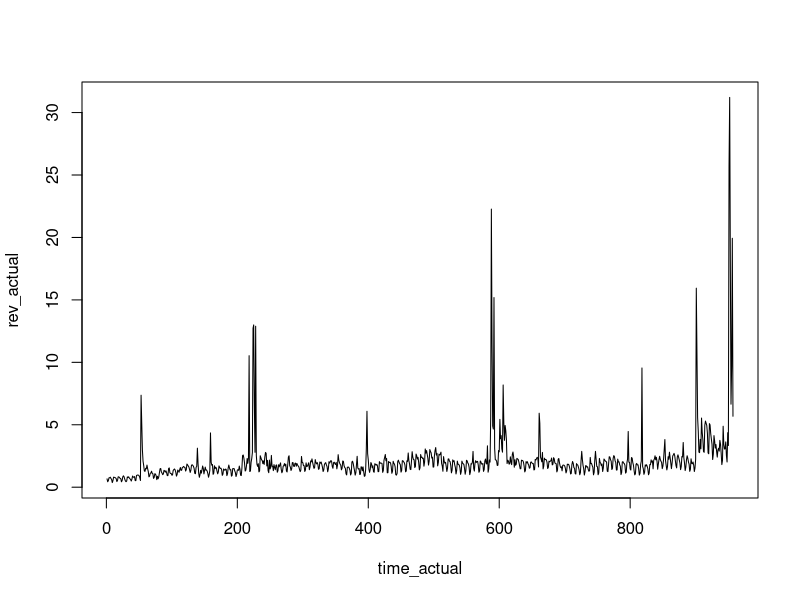
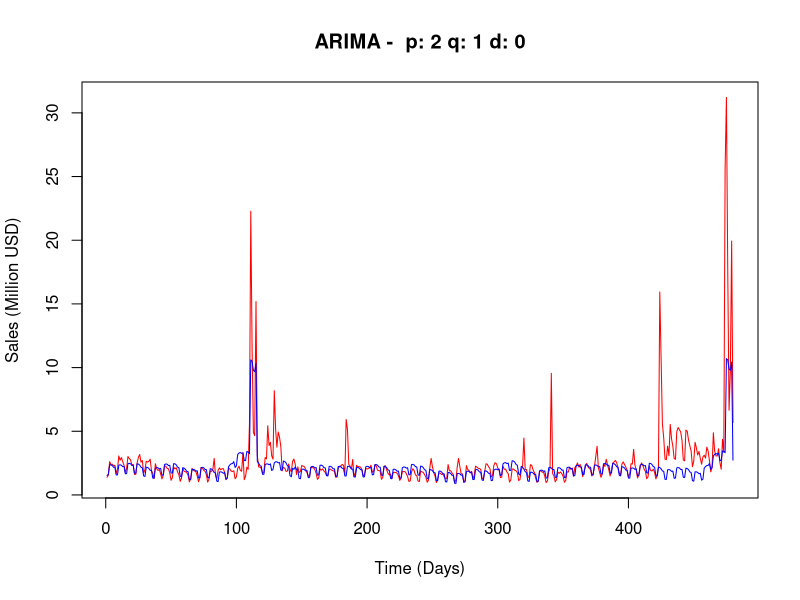
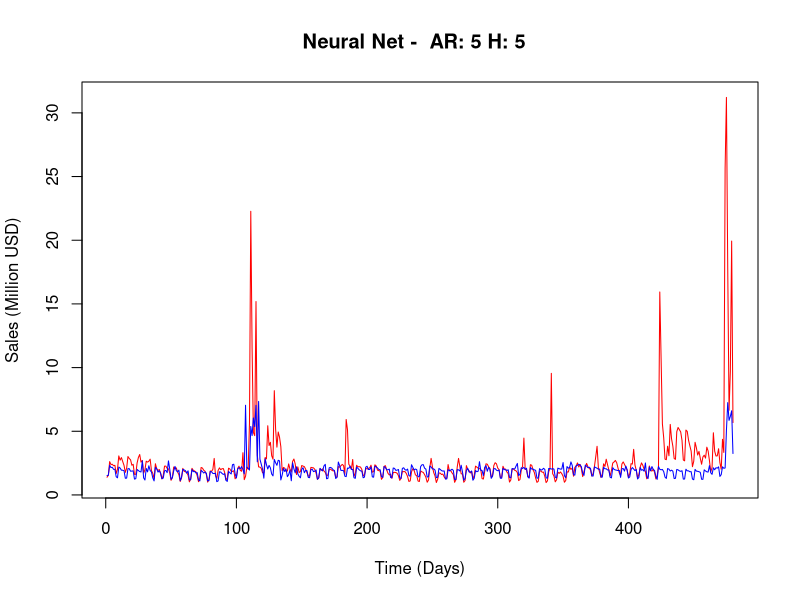
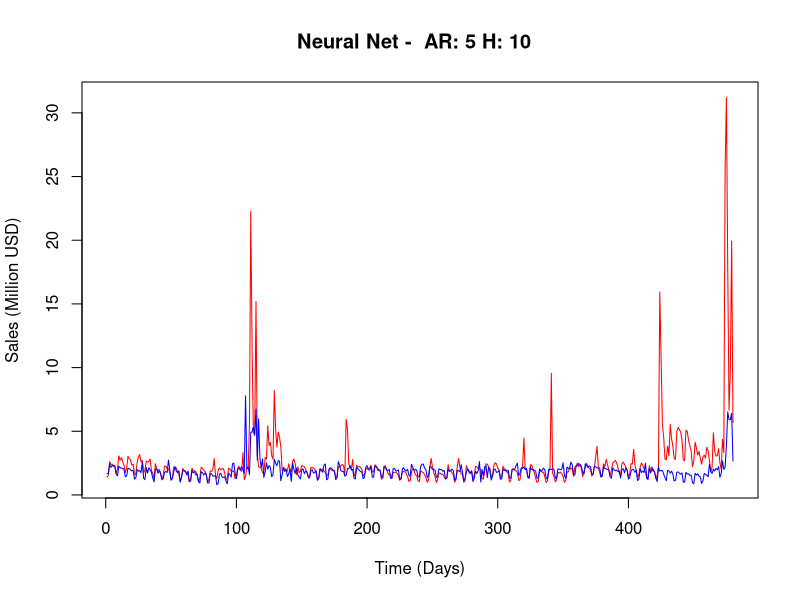

The R script that drew these images, in order: (Note: a time limit stopped this script after it produced the figures.)
require(forecast) # R. Hyndman's forecast: ARIMA, ETS, AR-NN
require(timeDate) # Handles dates and holidays
require(caret)    # Neural nets

# Helper functions
#####################################################################################

# compute_error
# Returns the average percent deviation in the predicted time series
compute_error <- function(pred, data, start, end){
  diff <- pred - data[start:end]
  error <- 100*mean(abs(diff/data[start:end]))
  return(error)
}

# plot_pred
# Plots the predicted values of the time series (pred) v. the actual (data).
# p1, p2, p3 are model parameters that may go into the plot title.
plot_pred <- function(pred, data, start, end, title, p1_name, p1, p2_name, p2, p3_name, p3){
  n <- end - start + 1
  plot(1:n, data[start:end], type="l", col="red", 
       main=paste(title, p1_name, p1, p2_name, p2, p3_name, p3, sep=" "),
       xlab="Time (Days)", ylab="Sales (Million USD)")
  lines(1:n, pred, type="l", col="blue")
}

# rank_reduce
# Uses singular value decomposition to reduce the rank of the data to the
# number of leading components given by num_comp.
rank_reduce <- function(data, num_comp){
  rr <- svd(data, nu=num_comp, nv=num_comp)
  data <- rr$u %*% diag(rr$d[1:num_comp]) %*% t(rr$v)
  return(data.frame(data))
}

# Main Code
#####################################################################################

data <- read.csv("file.csv", header=TRUE)
end <- length(data[,1]) # index of last data point

ar_vals <- seq(5,30,5) # auto-regression values to try in neural net
hl_vals <- seq(5,30,5) # number of hidden layer nodes to try in neural net
tr_vals <- seq(0.5,0.8,0.2) # percent of data to use for training
# note: iterative forecasting in the neural net fails if number of points in training
# set is not at least 365 plus the order of autoregression 
ann_error <- array(0, dim=c(length(ar_vals), length(hl_vals), length(tr_vals))) # ANN errors
arima_error <- rep(0,length(tr_vals)) # ARIMA errors for comparison

kc <- 0
for(k in tr_vals){
  kc <- kc+1 # index for training set size
  
  start <- floor(tr_vals[kc]*end) # Use this fraction of samples for training
  num_pred <- end - start + 1 # Number of elements to be predicted
  
  time <- seq(1,start-1)
  rev <- as.numeric(gsub( "[$,]", "", as.character(data[time,2])))/1e6
  time_actual <- seq(1:end)
  rev_actual <- as.numeric(gsub( "[$,]", "", as.character(data[,2])))/1e6
  plot(time_actual, rev_actual, type="l") # plot actual revenue
  
  thanksgiving <- rep(0,end)
  christmas <- rep(0,end)
  year <- rep(0,end)
  
  # assemble dummy variables for special days to serve as regressors
  # this helps catch unusual spikes on those days
  for(i in 1:end){
    date <- as.Date(data[i,1],format="%m/%d/%Y")
    year[i] <- as.numeric(format(date, "%Y"))
    thgv <- holiday(as.numeric(format(date, "%Y")), Holiday="USThanksgivingDay")
    xmas <- holiday(as.numeric(format(date, "%Y")), Holiday="USChristmasDay")
    if(as.numeric(date) == as.numeric(thgv)){
      thanksgiving[i:(i+4)] <- 1
    }
    if(as.numeric(date) == as.numeric(xmas)){
      christmas[(i-10):(i+5)] <- 1
    }
  }
  
  special_days <- cbind(thanksgiving, christmas)
  
  # forecast auto.arima: ARIMA with multi-seasonality using Fourier components
  #####################################################################################
  
  # auto.arima
  # See R. Hyndman's "Forecasting: principles and practice" and forecast package.
  # AR, I, and MA orders are determined using the Akaike information critertion.
  # Fourier components are used for multiple seasonality and dummy vectors
  # are used as regressors for special days.
  x <- msts(rev,seasonal.periods=c(7,365))
  z <- fourier(x, K=c(3,15))
  zf <- fourierf(x, K=c(3,15), h=num_pred)
  fit <- auto.arima(x, xreg=cbind(z,special_days[1:(start-1),]), seasonal=FALSE)
  pred <- forecast(fit, xreg=cbind(zf,special_days[start:end,]), h=num_pred)
  plot_pred(pred$mean, rev_actual, start, end, "ARIMA - ",
            "p:", pred$model$arma[1], "q:", pred$model$arma[2], "d:", pred$model$arma[3])
  error <- compute_error(pred$mean, rev_actual, start, end)
  arima_error[kc] <- error
  print("ARIMA")
  print(paste("Total MSE:", error, sep=" "))
  cat("\n")
  
  # caret avvNNet: Neural net with STL decomposition and multi-seasonality
  #####################################################################################
  
  # ann_iterative
  # Computes time series prediction using a neural net object for any time horizon
  # by iteratively forecasting out one time step and using the prediction as
  # an autoregression input for the next time step.
  ann_iterative <- function(ann, num_ar, num_min, df, df_new, num_pred){
    fc <- matrix(-1, 1, num_pred+num_min)
    for(i in 1:num_min){
      fc[i] <- df[length(df[,1])-num_min-1+i,1]
    }
    for(i in (num_min+1):(num_pred+num_min)){
      if(i > 365){
        reg_new <- data.frame(cbind(1, matrix(fc[1,(i-num_ar):(i-1)], nrow=1),
                                    fc[i-7], fc[i-365],
                                    matrix(df_new[i-num_min,], nrow=1)))
      }else{
        reg_new <- data.frame(cbind(1, matrix(fc[1,(i-num_ar):(i-1)], nrow=1),
                                    fc[i-7], df[length(df[,1])-365+i-num_min-1,1],
                                    matrix(df_new[i-num_min,], nrow=1)))
      }
      fc[i] <- predict(ann, reg_new, type=c("raw"))
    }
    return(fc[1,-(1:num_min)])
  }
  
  # ff_ann
  # Forecasts time series using caret's avNNet, which averages for several
  # 2-layer feed-forward nets with random initializations. Uses STL decomposition
  # to remove patterns on the weekly and annual scales and can also rank reduce the
  # data using SVD if desired. Autoregression values are the main input with
  # dummy vectors for special days serving as additional regressors.
  ff_ann <- function(num_ar, num_hidden){
    rev_ts <- ts(rev, frequency=7)
    rev_stl <- stl(rev_ts, s.window="period")
    stl_weekly <- rev_stl$time.series[,1] # seasonal component
    rev_ns <- rev_stl$time.series[,2] + rev_stl$time.series[,3] # trend and noise components
    if(num_ar > 7){
      num_min <- num_ar # start point of training data set to autoregression order
      t <- matrix(0,start-1-num_ar,num_ar)
      for(i in 1:num_ar){
        t[,i] <- rev_ns[(num_ar-i+1):(start-i-1)]
      }
    }else{
      num_min <- 7 # start at least a week out for weekly seasonality effects
      if(num_ar > 0){
        t <- matrix(0,start-1-num_min,num_ar)
        for(i in 1:num_ar){
          t[,i] <- rev_ns[(num_min-i+1):(start-i-1)]
        }
      }else{
        t <- rep(0,length(1:(start-1)))
      }
    }
    y <- rev_ns[(num_min+1):(start-1)]
    weekly <- rev_ns[(num_min-7+1):(start-7-1)]
    annual <- c(rev_ns[(1+num_min):(365+num_min)], rev_ns[(1+num_min):(start-1-365)])
    df <- data.frame(matrix(c(y, t, weekly, annual,
                              special_days[(num_min+1):(start-1),]), nrow=start-1-num_min))
    wts_init <- rowSums(special_days[(num_min+1):(start-1),])*100+1
    
    # optional rank reduction; doesn't always help
    # num_comp <- length(df[1,])
    # df <- rank_reduce(df, num_comp)
    
    ann <- avNNet(X1 ~ ., data=df, repeats=100, weights=wts_init,
                  size=num_hidden, linout=TRUE, trace=FALSE, maxit=1000, decay=1e-3)
    df_new <- matrix(c(special_days[start:end,]), nrow=num_pred) # expand data frame for prediction
    pred <- ann_iterative(ann, num_ar, num_min, df, df_new, num_pred)
    
    # restore weekly seasonality
    stl_weekly_rep <- rep(stl_weekly[(start%%7+7):((start%%7)+6+7)],ceiling(num_pred/7))
    pred <- pred + stl_weekly_rep[1:num_pred]
    
    # plot result and compute the average percent error
    plot_pred(pred, rev_actual, start, end, "Neural Net - ",
              "AR:", num_ar, "H:", num_hidden, "", "")
    error <- compute_error(pred, rev_actual, start, end)
    print(paste("Total MSE:", error, sep=" "))

    return(error)
  }
  
  ic <- 0 # index for auto-regression order
  jc <- 0 # index for number of hidden layer nodes
  
  for(i in ar_vals){
    ic <- ic+1
    for(j in hl_vals){
      jc <- jc+1
      print(paste("ANN with AR:", i, "Hidden:", j, sep=" "))
      ann_error[ic, jc, kc] <- ff_ann(i,j)
      cat("\n")
    }
    jc <- 0
  }
}
